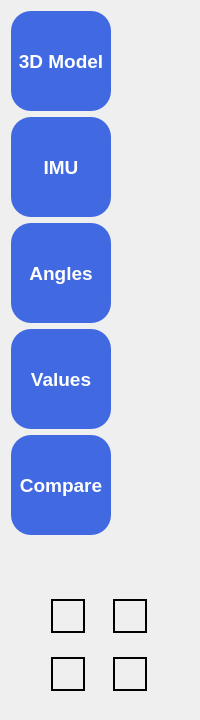
     <widget class="QWidget" name="buttonsWidget" native="true">
      <property name="minimumSize">
       <size>
        <width>120</width>
        <height>0</height>
       </size>
      </property>
      <layout class="QVBoxLayout" name="verticalLayout">
       <item>
        <layout class="QGridLayout" name="gridLayout"/>
       </item>
       <item>
        <widget class="QPushButton" name="modelButton">
         <property name="styleSheet">
          <string notr="true">QPushButton {
    min-width: 100px;
    max-width: 100px;
    min-height: 100px;
    max-height: 100px;
    background-color: #4169E1;    /* Royal Blue - jaśniejszy odcień */
    border-radius: 20px;
    color: white;
    font-size: 14pt;
    font-weight: bold;
}

QPushButton:checked {
    min-width: 90px;              /* mniejszy rozmiar gdy aktywny */
    max-width: 90px;
    min-height: 90px;
    max-height: 90px;
    background-color: #1e3c8c;    /* ciemniejszy odcień niebieskiego */
    border-radius: 18px;          /* proporcjonalnie mniejszy radius */
    font-size: 12pt;              /* mniejsza czcionka */
}

QPushButton:hover {
    background-color: #5a7ee5;    /* jaśniejszy przy hover */
}

QPushButton:pressed {
    background-color: #0d1b3f;    /* najciemniejszy przy wciśnięciu */
}</string>
         </property>
         <property name="text">
          <string>3D Model</string>
         </property>
        </widget>
       </item>
       <item>
        <widget class="QPushButton" name="imuButton">
         <property name="styleSheet">
          <string notr="true">QPushButton {
    min-width: 100px;
    max-width: 100px;
    min-height: 100px;
    max-height: 100px;
    background-color: #4169E1;    /* Royal Blue - jaśniejszy odcień */
    border-radius: 20px;
    color: white;
    font-size: 14pt;
    font-weight: bold;
}

QPushButton:checked {
    min-width: 90px;              /* mniejszy rozmiar gdy aktywny */
    max-width: 90px;
    min-height: 90px;
    max-height: 90px;
    background-color: #1e3c8c;    /* ciemniejszy odcień niebieskiego */
    border-radius: 18px;          /* proporcjonalnie mniejszy radius */
    font-size: 12pt;              /* mniejsza czcionka */
}

QPushButton:hover {
    background-color: #5a7ee5;    /* jaśniejszy przy hover */
}

QPushButton:pressed {
    background-color: #0d1b3f;    /* najciemniejszy przy wciśnięciu */
}</string>
         </property>
         <property name="text">
          <string>IMU</string>
         </property>
        </widget>
       </item>
       <item>
        <widget class="QPushButton" name="anglesButton">
         <property name="styleSheet">
          <string notr="true">QPushButton {
    min-width: 100px;
    max-width: 100px;
    min-height: 100px;
    max-height: 100px;
    background-color: #4169E1;    /* Royal Blue - jaśniejszy odcień */
    border-radius: 20px;
    color: white;
    font-size: 14pt;
    font-weight: bold;
}

QPushButton:checked {
    min-width: 90px;              /* mniejszy rozmiar gdy aktywny */
    max-width: 90px;
    min-height: 90px;
    max-height: 90px;
    background-color: #1e3c8c;    /* ciemniejszy odcień niebieskiego */
    border-radius: 18px;          /* proporcjonalnie mniejszy radius */
    font-size: 12pt;              /* mniejsza czcionka */
}

QPushButton:hover {
    background-color: #5a7ee5;    /* jaśniejszy przy hover */
}

QPushButton:pressed {
    background-color: #0d1b3f;    /* najciemniejszy przy wciśnięciu */
}</string>
         </property>
         <property name="text">
          <string>Angles</string>
         </property>
        </widget>
       </item>
       <item>
        <widget class="QPushButton" name="valuesButton">
         <property name="styleSheet">
          <string notr="true">QPushButton {
    min-width: 100px;
    max-width: 100px;
    min-height: 100px;
    max-height: 100px;
    background-color: #4169E1;    /* Royal Blue - jaśniejszy odcień */
    border-radius: 20px;
    color: white;
    font-size: 14pt;
    font-weight: bold;
}

QPushButton:checked {
    min-width: 90px;              /* mniejszy rozmiar gdy aktywny */
    max-width: 90px;
    min-height: 90px;
    max-height: 90px;
    background-color: #1e3c8c;    /* ciemniejszy odcień niebieskiego */
    border-radius: 18px;          /* proporcjonalnie mniejszy radius */
    font-size: 12pt;              /* mniejsza czcionka */
}

QPushButton:hover {
    background-color: #5a7ee5;    /* jaśniejszy przy hover */
}

QPushButton:pressed {
    background-color: #0d1b3f;    /* najciemniejszy przy wciśnięciu */
}</string>
         </property>
         <property name="text">
          <string>Values</string>
         </property>
        </widget>
       </item>
       <item>
        <widget class="QPushButton" name="compareButton">
         <property name="styleSheet">
          <string notr="true">QPushButton {
    min-width: 100px;
    max-width: 100px;
    min-height: 100px;
    max-height: 100px;
    background-color: #4169E1;    /* Royal Blue - jaśniejszy odcień */
    border-radius: 20px;
    color: white;
    font-size: 14pt;
    font-weight: bold;
}

QPushButton:checked {
    min-width: 90px;              /* mniejszy rozmiar gdy aktywny */
    max-width: 90px;
    min-height: 90px;
    max-height: 90px;
    background-color: #1e3c8c;    /* ciemniejszy odcień niebieskiego */
    border-radius: 18px;          /* proporcjonalnie mniejszy radius */
    font-size: 12pt;              /* mniejsza czcionka */
}

QPushButton:hover {
    background-color: #5a7ee5;    /* jaśniejszy przy hover */
}

QPushButton:pressed {
    background-color: #0d1b3f;    /* najciemniejszy przy wciśnięciu */
}</string>
         </property>
         <property name="text">
          <string>Compare</string>
         </property>
        </widget>
       </item>
       <item>
        <spacer name="verticalSpacer_7">
         <property name="orientation">
          <enum>Qt::Orientation::Vertical</enum>
         </property>
         <property name="sizeHint" stdset="0">
          <size>
           <width>20</width>
           <height>40</height>
          </size>
         </property>
        </spacer>
       </item>
       <item>
        <widget class="QWidget" name="settingsWidget" native="true">
         <property name="maximumSize">
          <size>
           <width>16777215</width>
           <height>16777215</height>
          </size>
         </property>
         <layout class="QVBoxLayout" name="verticalLayout_12">
          <item>
           <widget class="QWidget" name="languageWidget" native="true">
            <property name="maximumSize">
             <size>
              <width>16777215</width>
              <height>16777215</height>
             </size>
            </property>
            <property name="layoutDirection">
             <enum>Qt::LayoutDirection::LeftToRight</enum>
            </property>
            <layout class="QHBoxLayout" name="horizontalLayout_6">
             <item>
              <widget class="QPushButton" name="plButton">
               <property name="minimumSize">
                <size>
                 <width>34</width>
                 <height>34</height>
                </size>
               </property>
               <property name="maximumSize">
                <size>
                 <width>34</width>
                 <height>34</height>
                </size>
               </property>
               <property name="styleSheet">
                <string notr="true">QPushButton {
    border-image: url(&quot;:/img/img/pl.png&quot;) 0 0 0 0 stretch stretch;
    min-width: 30px;
    max-width: 30px;
    min-height: 30px;
    max-height: 30px;
    border: 2px solid black;
    border-radius: 25px;
    padding: 0px;
}

QPushButton:checked {
    min-width: 45px;
    max-width: 45px;
    min-height: 45px;
    max-height: 45px;
    border-radius: 22.5px;
    border: 2px solid #1e3c8c;
    margin: 2.5px;
}

QPushButton:hover {
    border: 2px solid #5a7ee5;
}

QPushButton:pressed {
    min-width: 45px;
    max-width: 45px;
    min-height: 45px;
    max-height: 45px;
    border-radius: 22.5px;
    border: 2px solid #0d1b3f;
    margin: 2.5px;
}</string>
               </property>
               <property name="text">
                <string/>
               </property>
              </widget>
             </item>
             <item>
              <widget class="QPushButton" name="engButton">
               <property name="minimumSize">
                <size>
                 <width>34</width>
                 <height>34</height>
                </size>
               </property>
               <property name="maximumSize">
                <size>
                 <width>34</width>
                 <height>34</height>
                </size>
               </property>
               <property name="styleSheet">
                <string notr="true">QPushButton {
    border-image: url(&quot;:/img/img/uk.png&quot;) 0 0 0 0 stretch stretch;
    min-width: 30px;
    max-width: 30px;
    min-height: 30px;
    max-height: 30px;
    border: 2px solid black;
    border-radius: 25px;
    padding: 0px;
}

QPushButton:checked {
    min-width: 45px;
    max-width: 45px;
    min-height: 45px;
    max-height: 45px;
    border-radius: 22.5px;
    border: 2px solid #1e3c8c;
    margin: 2.5px;
}

QPushButton:hover {
    border: 2px solid #5a7ee5;
}

QPushButton:pressed {
    min-width: 45px;
    max-width: 45px;
    min-height: 45px;
    max-height: 45px;
    border-radius: 22.5px;
    border: 2px solid #0d1b3f;
    margin: 2.5px;
}</string>
               </property>
               <property name="text">
                <string/>
               </property>
              </widget>
             </item>
            </layout>
           </widget>
          </item>
          <item>
           <widget class="QWidget" name="modeWidget" native="true">
            <property name="maximumSize">
             <size>
              <width>16777215</width>
              <height>16777215</height>
             </size>
            </property>
            <layout class="QHBoxLayout" name="horizontalLayout_5">
             <item>
              <widget class="QPushButton" name="sunButton">
               <property name="minimumSize">
                <size>
                 <width>34</width>
                 <height>34</height>
                </size>
               </property>
               <property name="maximumSize">
                <size>
                 <width>34</width>
                 <height>34</height>
                </size>
               </property>
               <property name="styleSheet">
                <string notr="true">QPushButton {
    border-image: url(&quot;:/img/img/sun.png&quot;) 0 0 0 0 stretch stretch;
    min-width: 30px;
    max-width: 30px;
    min-height: 30px;
    max-height: 30px;
    border: 2px solid black;
    border-radius: 25px;
    padding: 0px;
}

QPushButton:checked {
    min-width: 45px;
    max-width: 45px;
    min-height: 45px;
    max-height: 45px;
    border-radius: 22.5px;
    border: 2px solid #1e3c8c;
    margin: 2.5px;
}

QPushButton:hover {
    border: 2px solid #5a7ee5;
}

QPushButton:pressed {
    min-width: 45px;
    max-width: 45px;
    min-height: 45px;
    max-height: 45px;
    border-radius: 22.5px;
    border: 2px solid #0d1b3f;
    margin: 2.5px;
}</string>
               </property>
               <property name="text">
                <string/>
               </property>
               <property name="default">
                <bool>false</bool>
               </property>
              </widget>
             </item>
             <item>
              <widget class="QPushButton" name="moonButton">
               <property name="minimumSize">
                <size>
                 <width>34</width>
                 <height>34</height>
                </size>
               </property>
               <property name="maximumSize">
                <size>
                 <width>34</width>
                 <height>34</height>
                </size>
               </property>
               <property name="styleSheet">
                <string notr="true">QPushButton {
    border-image: url(&quot;:/img/img/moon.png&quot;) 0 0 0 0 stretch stretch;
    min-width: 30px;
    max-width: 30px;
    min-height: 30px;
    max-height: 30px;
    border: 2px solid black;
    border-radius: 25px;
    padding: 0px;
}

QPushButton:checked {
    min-width: 45px;
    max-width: 45px;
    min-height: 45px;
    max-height: 45px;
    border-radius: 22.5px;
    border: 2px solid #1e3c8c;
    margin: 2.5px;
}

QPushButton:hover {
    border: 2px solid #5a7ee5;
}

QPushButton:pressed {
    min-width: 45px;
    max-width: 45px;
    min-height: 45px;
    max-height: 45px;
    border-radius: 22.5px;
    border: 2px solid #0d1b3f;
    margin: 2.5px;
}</string>
               </property>
               <property name="text">
                <string/>
               </property>
              </widget>
             </item>
            </layout>
           </widget>
          </item>
         </layout>
        </widget>
       </item>
      </layout>
     </widget>
